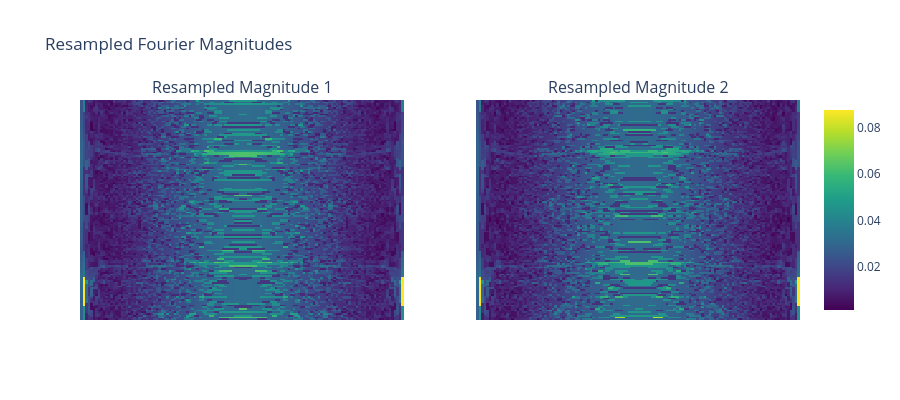

Notebook cell for this chart:
### Markdown cell above
## Resampled Fourier Magnitudes

The 2D Fourier magnitude of each image is projected onto the unit circle (S² in 2D).
These heatmaps show the resampled magnitude distributions for both input images.

### Code cell
# --- Resampled Fourier Magnitudes ---
fig = make_subplots(rows=1, cols=2,
    subplot_titles=('Resampled Magnitude 1', 'Resampled Magnitude 2'))

fig.add_trace(
    go.Heatmap(z=resampled1, colorscale='Viridis', showscale=False),
    row=1, col=1
)
fig.add_trace(
    go.Heatmap(z=resampled2, colorscale='Viridis'),
    row=1, col=2
)

fig.update_layout(height=400, width=900, title_text='Resampled Fourier Magnitudes')
fig.update_xaxes(showticklabels=False, showgrid=False)
fig.update_yaxes(showticklabels=False, showgrid=False)
fig.show()

### Figure 1 — Plotly figure (JSON) as saved in the notebook; plotly's stock layout.template omitted (floating-point values rounded to 4 significant figures; data arrays with more than 128 entries replaced by an {"elided": "..."} marker saying what was removed)
{"data": [{"colorscale": [[0, "#440154"], [0.1111, "#482878"], [0.2222, "#3e4989"], [0.3333, "#31688e"], [0.4444, "#26828e"], [0.5556, "#1f9e89"], [0.6667, "#35b779"], [0.7778, "#6ece58"], [0.8889, "#b5de2b"], [1, "#fde725"]], "showscale": false, "type": "heatmap", "xaxis": "x", "yaxis": "y", "z": {"elided": "128x128 float values"}}, {"colorscale": [[0, "#440154"], [0.1111, "#482878"], [0.2222, "#3e4989"], [0.3333, "#31688e"], [0.4444, "#26828e"], [0.5556, "#1f9e89"], [0.6667, "#35b779"], [0.7778, "#6ece58"], [0.8889, "#b5de2b"], [1, "#fde725"]], "type": "heatmap", "xaxis": "x2", "yaxis": "y2", "z": {"elided": "128x128 float values"}}], "layout": {"annotations": [{"font": {"size": 16}, "showarrow": false, "text": "Resampled Magnitude 1", "x": 0.225, "xanchor": "center", "xref": "paper", "y": 1, "yanchor": "bottom", "yref": "paper"}, {"font": {"size": 16}, "showarrow": false, "text": "Resampled Magnitude 2", "x": 0.775, "xanchor": "center", "xref": "paper", "y": 1, "yanchor": "bottom", "yref": "paper"}], "height": 400, "title": {"text": "Resampled Fourier Magnitudes"}, "width": 900, "xaxis": {"anchor": "y", "domain": [0, 0.45], "showgrid": false, "showticklabels": false}, "xaxis2": {"anchor": "y2", "domain": [0.55, 1], "showgrid": false, "showticklabels": false}, "yaxis": {"anchor": "x", "domain": [0, 1], "showgrid": false, "showticklabels": false}, "yaxis2": {"anchor": "x2", "domain": [0, 1], "showgrid": false, "showticklabels": false}}}
